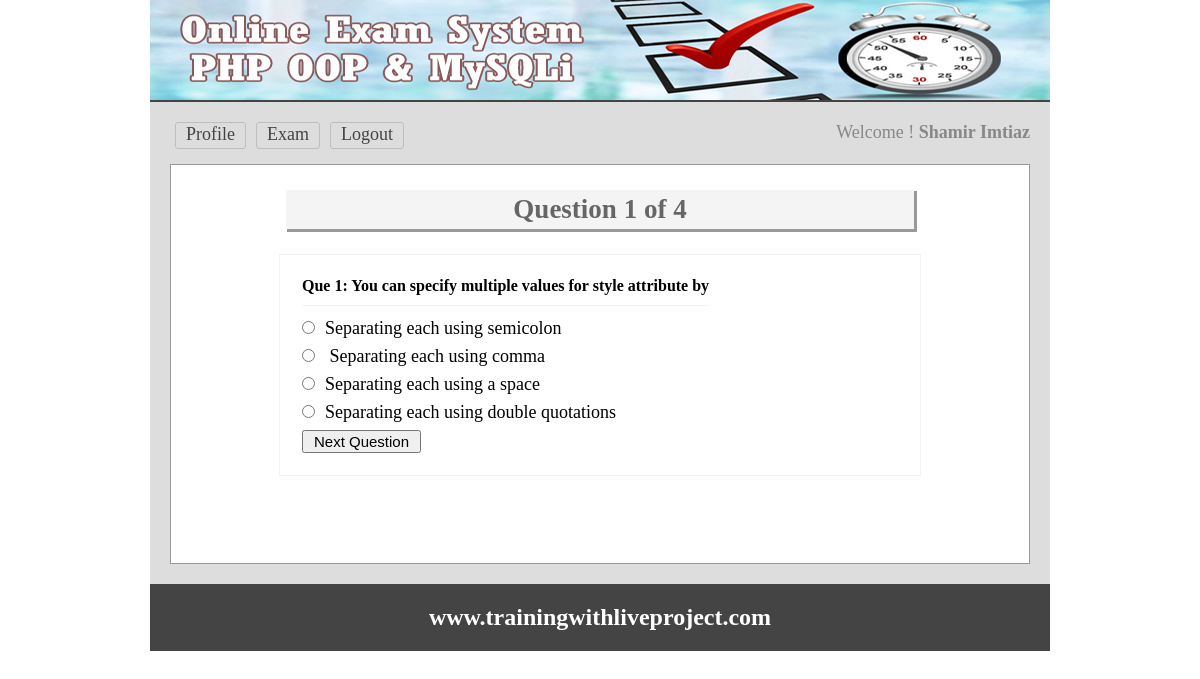
Page /test.php?q=1 (signed in) on the committed database.
### tables this page shows
CREATE TABLE `tbl_ques` (
  `id` int(11) NOT NULL,
  `quesno` int(11) NOT NULL,
  `ques` text NOT NULL
);

CREATE TABLE `tbl_ans` (
  `id` int(11) NOT NULL,
  `quesno` int(11) NOT NULL,
  `rightans` int(11) NOT NULL DEFAULT '0',
  `ans` text NOT NULL
);

### lib/Database.php (called while the page is built, shortened)
<?php
	class Database{
		public $host = DB_HOST;
		public $user = DB_USER;
		public $pass = DB_PASS;
		public $dbname = DB_NAME;
		public $link;
		private function connectDb(){
			$this->link = new mysqli($this->host, $this->user, $this->pass, $this->dbname);
		}
		public function selectDb($query){
			$result = $this->link->query($query) or die($this->link->error.__LINE__);
			if($result->num_rows > 0){
				return $result;
			}else{
				return false;
			}
		}
	}
?>

### classes/exam.php (called while the page is built, shortened)
<?php
	include '/../lib/Database.php';
	class Exam{
		private $db;
		function __construct(){
			$this->db  = new Database();
		}
		public function getTotalRow(){
			$query = "SELECT * FROM tbl_ques";
			$result = $this->db->selectDb($query);
			$totalrow = $result->num_rows;
			return $totalrow;
		}
		public function getCrrntQuestion($qnumber){
			$query = "SELECT * FROM tbl_ques WHERE quesno='$qnumber'";
			$getdata = $this->db->selectDb($query);
			$result = $getdata->fetch_assoc();
			return $result;
		}
		public function getAnswer($qnumber){
			$query = "SELECT * FROM tbl_ans WHERE quesno='$qnumber' ORDER BY id";
			$getdata = $this->db->selectDb($query);
			return $getdata;
		}
	}
?>

### test.php (the view, shortened to what this page needs)
<?php
 include 'inc/header.php';
 include 'classes/exam.php';
 $exm = new Exam();
 if (isset($_GET['q'])) {
 	$qnumber = (int)$_GET['q'];
 }else{
 	header("Location.exam.php");
 }
 $gettotal = $exm->getTotalRow();
 $crntqstn = $exm->getCrrntQuestion($qnumber);
?>
<div class="main">
<h1>Question <?php echo $crntqstn['quesno']; ?> of <?php echo $gettotal; ?></h1>
	<div class="test">
		<form method="post" action="">
		<table>
			<tr>
				<td colspan="2">
				 <h3>Que <?php echo $crntqstn['quesno']; ?>: <?php echo $crntqstn['ques']; ?></h3>
				</td>
			</tr>
	<?php
		$answer = $exm->getAnswer($qnumber);
		if ($answer) {
			while ($result = $answer->fetch_assoc()) {
	?>
			<tr>
				<td>
				 <input type="radio" name="ans" value="<?php echo $result['id']; ?>" /><?php echo $result['ans']; ?>
				</td>
			</tr>
	<?php } } ?>
			<tr>
			  <td>
				<input type="submit" name="submit" value="Next Question"/>
			</td>
			</tr>
		</table>
	</form>
</div>
 </div>
<?php include 'inc/footer.php'; ?>

### css/main.css (style rules this page uses)
* { margin:0;padding:0;outline:none }
body { font-family:verdana }
input[type="submit"] { cursor: pointer; font-size: 15px; padding: 1px 10px; }
.main { background: #fff none repeat scroll 0 0; border: 1px solid #999; margin-top: 10px; min-height: 368px; padding: 15px; width: 828px; }
.main h1 { background: #f4f4f4 none repeat scroll 0 0; box-shadow: 2px 2px 0 1px #999; color: #666; margin: 10px auto 25px; padding: 4px; text-align: center; width: 620px; }
.test { border: 1px solid #f3f3f3; margin: 0 auto; max-width: 600px; padding: 20px; }
.test input[type="radio"] { margin-bottom: 10px; margin-right: 10px; cursor:pointer; }
.test h3 { border-bottom: 1px solid #f3f3f3; font-size: 16px; margin-bottom: 10px; padding-bottom: 10px; }

### rows in the picture
tbl_ques: quesno "1", ques "You can specify multiple values for style attribute by"
tbl_ans: ans "Separating each using semicolon"
tbl_ans: ans "Separating each using comma"
tbl_ans: ans "Separating each using a space"
tbl_ans: ans "Separating each using double quotations"

### other values in the picture
Session::get("name") "Shamir Imtiaz"
$gettotal "4"
